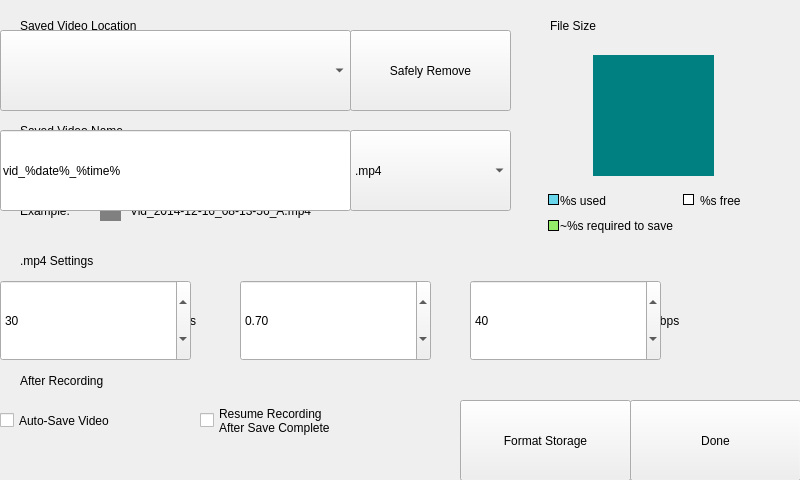
<?xml version="1.0" encoding="UTF-8"?>
<ui version="4.0">
 <class>FileSettings</class>
 <widget class="QWidget" name="FileSettings">
  <property name="geometry">
   <rect>
    <x>0</x>
    <y>0</y>
    <width>800</width>
    <height>480</height>
   </rect>
  </property>
  <property name="windowTitle">
   <string>File Settings</string>
  </property>
  <widget class="HeaderLabel" name="headerlabel">
   <property name="geometry">
    <rect>
     <x>20</x>
     <y>10</y>
     <width>291</width>
     <height>31</height>
    </rect>
   </property>
   <property name="text">
    <string>Saved Video Location</string>
   </property>
  </widget>
  <widget class="HeaderLabel" name="headerlabel_2">
   <property name="geometry">
    <rect>
     <x>550</x>
     <y>10</y>
     <width>241</width>
     <height>31</height>
    </rect>
   </property>
   <property name="text">
    <string>File Size</string>
   </property>
  </widget>
  <widget class="Button" name="uiSafelyRemove">
   <property name="geometry">
    <rect>
     <x>350</x>
     <y>30</y>
     <width>161</width>
     <height>81</height>
    </rect>
   </property>
   <property name="text">
    <string>Safely Remove</string>
   </property>
   <property name="clickMarginLeft" stdset="0">
    <enum>Button::none</enum>
   </property>
  </widget>
  <widget class="QWidget" name="uiDiskSpaceVisualization" native="true">
   <property name="geometry">
    <rect>
     <x>593</x>
     <y>55</y>
     <width>121</width>
     <height>121</height>
    </rect>
   </property>
   <property name="styleSheet">
    <string notr="true">background: teal</string>
   </property>
  </widget>
  <widget class="Label" name="uiDiskSpaceUsed">
   <property name="geometry">
    <rect>
     <x>560</x>
     <y>190</y>
     <width>121</width>
     <height>21</height>
    </rect>
   </property>
   <property name="text">
    <string>%s used</string>
   </property>
  </widget>
  <widget class="Label" name="uiDiskSpaceFree">
   <property name="geometry">
    <rect>
     <x>700</x>
     <y>190</y>
     <width>101</width>
     <height>21</height>
    </rect>
   </property>
   <property name="text">
    <string>%s free</string>
   </property>
  </widget>
  <widget class="Label" name="uiDiskSpaceRequired">
   <property name="geometry">
    <rect>
     <x>560</x>
     <y>210</y>
     <width>241</width>
     <height>31</height>
    </rect>
   </property>
   <property name="text">
    <string>~%s required to save</string>
   </property>
  </widget>
  <widget class="QFrame" name="frame">
   <property name="geometry">
    <rect>
     <x>548</x>
     <y>194</y>
     <width>11</width>
     <height>11</height>
    </rect>
   </property>
   <property name="styleSheet">
    <string notr="true">border: 1px solid black; background: rgba(105,214,235,255);</string>
   </property>
   <property name="frameShape">
    <enum>QFrame::StyledPanel</enum>
   </property>
   <property name="frameShadow">
    <enum>QFrame::Raised</enum>
   </property>
  </widget>
  <widget class="QFrame" name="frame_2">
   <property name="geometry">
    <rect>
     <x>683</x>
     <y>194</y>
     <width>11</width>
     <height>11</height>
    </rect>
   </property>
   <property name="styleSheet">
    <string notr="true">border: 1px solid black; background: rgba(255,255,255,255);</string>
   </property>
   <property name="frameShape">
    <enum>QFrame::StyledPanel</enum>
   </property>
   <property name="frameShadow">
    <enum>QFrame::Raised</enum>
   </property>
  </widget>
  <widget class="QFrame" name="frame_3">
   <property name="geometry">
    <rect>
     <x>548</x>
     <y>220</y>
     <width>11</width>
     <height>11</height>
    </rect>
   </property>
   <property name="styleSheet">
    <string notr="true">border: 1px solid black; background: rgba(147,235,105,255);</string>
   </property>
   <property name="frameShape">
    <enum>QFrame::StyledPanel</enum>
   </property>
   <property name="frameShadow">
    <enum>QFrame::Raised</enum>
   </property>
  </widget>
  <widget class="HeaderLabel" name="headerlabel_3">
   <property name="geometry">
    <rect>
     <x>20</x>
     <y>110</y>
     <width>251</width>
     <height>41</height>
    </rect>
   </property>
   <property name="text">
    <string>Saved Video Name</string>
   </property>
  </widget>
  <widget class="LineEdit" name="uiSavedVideoName">
   <property name="geometry">
    <rect>
     <x>0</x>
     <y>130</y>
     <width>351</width>
     <height>81</height>
    </rect>
   </property>
   <property name="text">
    <string>vid_%date%_%time%</string>
   </property>
   <property name="placeholderText">
    <string>vid_%date%_%time%</string>
   </property>
   <property name="clickMarginRight" stdset="0">
    <enum>LineEdit::half</enum>
   </property>
  </widget>
  <widget class="ComboBox" name="uiSavedVideoFileExtention">
   <property name="geometry">
    <rect>
     <x>350</x>
     <y>130</y>
     <width>161</width>
     <height>81</height>
    </rect>
   </property>
   <property name="clickMarginLeft" stdset="0">
    <enum>ComboBox::none</enum>
   </property>
   <item>
    <property name="text">
     <string>.mp4</string>
    </property>
   </item>
   <item>
    <property name="text">
     <string>.dng</string>
    </property>
   </item>
   <item>
    <property name="text">
     <string>.tiff</string>
    </property>
   </item>
   <item>
    <property name="text">
     <string>.raw</string>
    </property>
   </item>
  </widget>
  <widget class="Label" name="label_4">
   <property name="geometry">
    <rect>
     <x>20</x>
     <y>200</y>
     <width>81</width>
     <height>21</height>
    </rect>
   </property>
   <property name="text">
    <string>Example:</string>
   </property>
  </widget>
  <widget class="Label" name="label_5">
   <property name="geometry">
    <rect>
     <x>130</x>
     <y>200</y>
     <width>271</width>
     <height>21</height>
    </rect>
   </property>
   <property name="text">
    <string>Vid_2014-12-16_08-13-56_A.mp4</string>
   </property>
  </widget>
  <widget class="QWidget" name="widget_2" native="true">
   <property name="geometry">
    <rect>
     <x>100</x>
     <y>200</y>
     <width>21</width>
     <height>21</height>
    </rect>
   </property>
   <property name="styleSheet">
    <string notr="true">background: grey</string>
   </property>
  </widget>
  <widget class="HeaderLabel" name="headerlabel_4">
   <property name="geometry">
    <rect>
     <x>20</x>
     <y>240</y>
     <width>271</width>
     <height>41</height>
    </rect>
   </property>
   <property name="text">
    <string>.mp4 Settings</string>
   </property>
  </widget>
  <widget class="Label" name="label_6">
   <property name="geometry">
    <rect>
     <x>18</x>
     <y>278</y>
     <width>181</width>
     <height>20</height>
    </rect>
   </property>
   <property name="text">
    <string>Saved File Framerate</string>
   </property>
  </widget>
  <widget class="Label" name="label_7">
   <property name="geometry">
    <rect>
     <x>257</x>
     <y>278</y>
     <width>181</width>
     <height>20</height>
    </rect>
   </property>
   <property name="text">
    <string>Bits Per Pixel</string>
   </property>
  </widget>
  <widget class="SpinBox" name="uiSavedFileFramerate">
   <property name="geometry">
    <rect>
     <x>0</x>
     <y>280</y>
     <width>191</width>
     <height>81</height>
    </rect>
   </property>
   <property name="maximum">
    <number>480</number>
   </property>
   <property name="singleStep">
    <number>5</number>
   </property>
   <property name="value">
    <number>30</number>
   </property>
  </widget>
  <widget class="Label" name="label_8">
   <property name="geometry">
    <rect>
     <x>180</x>
     <y>310</y>
     <width>41</width>
     <height>21</height>
    </rect>
   </property>
   <property name="text">
    <string>fps</string>
   </property>
  </widget>
  <widget class="DecimalSpinBox" name="uiSavedFileBPP">
   <property name="geometry">
    <rect>
     <x>240</x>
     <y>280</y>
     <width>191</width>
     <height>81</height>
    </rect>
   </property>
   <property name="minimum">
    <double>0.050000000000000</double>
   </property>
   <property name="maximum">
    <double>4.000000000000000</double>
   </property>
   <property name="singleStep">
    <double>0.100000000000000</double>
   </property>
   <property name="value">
    <double>0.700000000000000</double>
   </property>
  </widget>
  <widget class="HeaderLabel" name="headerlabel_5">
   <property name="geometry">
    <rect>
     <x>20</x>
     <y>360</y>
     <width>241</width>
     <height>41</height>
    </rect>
   </property>
   <property name="text">
    <string>After Recording</string>
   </property>
  </widget>
  <widget class="CheckBox" name="uiAutoSaveVideo">
   <property name="geometry">
    <rect>
     <x>0</x>
     <y>380</y>
     <width>211</width>
     <height>81</height>
    </rect>
   </property>
   <property name="text">
    <string>Auto-Save Video</string>
   </property>
  </widget>
  <widget class="CheckBox" name="uiResumeRecordingAfterSave">
   <property name="geometry">
    <rect>
     <x>200</x>
     <y>380</y>
     <width>241</width>
     <height>81</height>
    </rect>
   </property>
   <property name="text">
    <string>Resume Recording
After Save Complete</string>
   </property>
  </widget>
  <widget class="Button" name="uiFormatStorage">
   <property name="geometry">
    <rect>
     <x>460</x>
     <y>400</y>
     <width>171</width>
     <height>81</height>
    </rect>
   </property>
   <property name="text">
    <string>Format Storage</string>
   </property>
   <property name="clickMarginRight" stdset="0">
    <enum>Button::half</enum>
   </property>
  </widget>
  <widget class="Button" name="uiDone">
   <property name="geometry">
    <rect>
     <x>630</x>
     <y>400</y>
     <width>171</width>
     <height>81</height>
    </rect>
   </property>
   <property name="text">
    <string>Done</string>
   </property>
   <property name="clickMarginLeft" stdset="0">
    <enum>Button::half</enum>
   </property>
  </widget>
  <widget class="Label" name="label_9">
   <property name="geometry">
    <rect>
     <x>490</x>
     <y>280</y>
     <width>181</width>
     <height>21</height>
    </rect>
   </property>
   <property name="text">
    <string>Max. Bitrate</string>
   </property>
  </widget>
  <widget class="Label" name="label_10">
   <property name="geometry">
    <rect>
     <x>650</x>
     <y>310</y>
     <width>61</width>
     <height>21</height>
    </rect>
   </property>
   <property name="text">
    <string>Mbps</string>
   </property>
  </widget>
  <widget class="SpinBox" name="uiSavedFileMaxBitrate">
   <property name="geometry">
    <rect>
     <x>470</x>
     <y>280</y>
     <width>191</width>
     <height>81</height>
    </rect>
   </property>
   <property name="minimum">
    <number>6</number>
   </property>
   <property name="maximum">
    <number>200</number>
   </property>
   <property name="value">
    <number>40</number>
   </property>
  </widget>
  <widget class="Backdrop" name="backdrop">
   <property name="geometry">
    <rect>
     <x>0</x>
     <y>0</y>
     <width>801</width>
     <height>481</height>
    </rect>
   </property>
  </widget>
  <widget class="StorageMediaSelect" name="uiSavedVideoLocation">
   <property name="geometry">
    <rect>
     <x>0</x>
     <y>30</y>
     <width>351</width>
     <height>81</height>
    </rect>
   </property>
   <property name="clickMarginRight" stdset="0">
    <enum>ComboBox::half</enum>
   </property>
  </widget>
  <widget class="FeedbackLabel" name="uiStorageFeedbackLabel">
   <property name="geometry">
    <rect>
     <x>20</x>
     <y>90</y>
     <width>205</width>
     <height>21</height>
    </rect>
   </property>
  </widget>
  <zorder>backdrop</zorder>
  <zorder>label_8</zorder>
  <zorder>label_5</zorder>
  <zorder>label_4</zorder>
  <zorder>widget_2</zorder>
  <zorder>headerlabel</zorder>
  <zorder>headerlabel_2</zorder>
  <zorder>uiSafelyRemove</zorder>
  <zorder>uiDiskSpaceVisualization</zorder>
  <zorder>uiDiskSpaceUsed</zorder>
  <zorder>uiDiskSpaceFree</zorder>
  <zorder>uiDiskSpaceRequired</zorder>
  <zorder>frame</zorder>
  <zorder>frame_2</zorder>
  <zorder>frame_3</zorder>
  <zorder>headerlabel_3</zorder>
  <zorder>uiSavedVideoName</zorder>
  <zorder>uiSavedVideoFileExtention</zorder>
  <zorder>headerlabel_4</zorder>
  <zorder>label_6</zorder>
  <zorder>label_7</zorder>
  <zorder>uiSavedFileFramerate</zorder>
  <zorder>uiSavedFileBPP</zorder>
  <zorder>headerlabel_5</zorder>
  <zorder>uiAutoSaveVideo</zorder>
  <zorder>uiResumeRecordingAfterSave</zorder>
  <zorder>uiFormatStorage</zorder>
  <zorder>uiDone</zorder>
  <zorder>label_9</zorder>
  <zorder>label_10</zorder>
  <zorder>uiSavedFileMaxBitrate</zorder>
  <zorder>uiSavedVideoLocation</zorder>
  <zorder>uiStorageFeedbackLabel</zorder>
 </widget>
 <customwidgets>
  <customwidget>
   <class>Backdrop</class>
   <extends>QLabel</extends>
   <header>backdrop</header>
  </customwidget>
  <customwidget>
   <class>Button</class>
   <extends>QPushButton</extends>
   <header>button</header>
  </customwidget>
  <customwidget>
   <class>CheckBox</class>
   <extends>QCheckBox</extends>
   <header>check_box</header>
  </customwidget>
  <customwidget>
   <class>ComboBox</class>
   <extends>QComboBox</extends>
   <header>combo_box</header>
  </customwidget>
  <customwidget>
   <class>DecimalSpinBox</class>
   <extends>QDoubleSpinBox</extends>
   <header>decimal_spin_box</header>
  </customwidget>
  <customwidget>
   <class>FeedbackLabel</class>
   <extends>QLabel</extends>
   <header>feedback_label</header>
  </customwidget>
  <customwidget>
   <class>HeaderLabel</class>
   <extends>QLabel</extends>
   <header>header_label</header>
  </customwidget>
  <customwidget>
   <class>Label</class>
   <extends>QLabel</extends>
   <header>label</header>
  </customwidget>
  <customwidget>
   <class>LineEdit</class>
   <extends>QLineEdit</extends>
   <header>line_edit</header>
  </customwidget>
  <customwidget>
   <class>SpinBox</class>
   <extends>QSpinBox</extends>
   <header>spin_box</header>
  </customwidget>
  <customwidget>
   <class>StorageMediaSelect</class>
   <extends>ComboBox</extends>
   <header>storage_media_select</header>
  </customwidget>
 </customwidgets>
 <tabstops>
  <tabstop>uiSafelyRemove</tabstop>
  <tabstop>uiSavedVideoName</tabstop>
  <tabstop>uiSavedVideoFileExtention</tabstop>
  <tabstop>uiSavedFileFramerate</tabstop>
  <tabstop>uiSavedFileBPP</tabstop>
  <tabstop>uiSavedFileMaxBitrate</tabstop>
  <tabstop>uiAutoSaveVideo</tabstop>
  <tabstop>uiResumeRecordingAfterSave</tabstop>
  <tabstop>uiFormatStorage</tabstop>
  <tabstop>uiDone</tabstop>
 </tabstops>
 <resources/>
 <connections/>
</ui>
